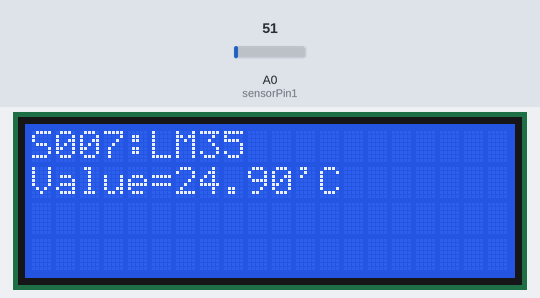
Recording of a sketch running on a simulated Arduino Uno, built with avr-gcc and run on an emulated ATmega328P. On the bench: 20×4 character LCD. The test bench sets the inputs (shaded band); at power-on: A0 (sensorPin1) = 51.

Above: at 2.2 s.
2.3 s: A0 (sensorPin1) set to 61
At 2.8 s:
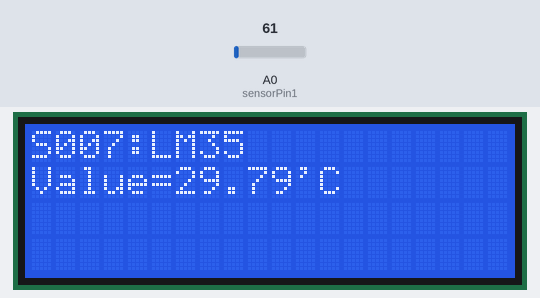
3.8 s: A0 (sensorPin1) set to 71
At 4.7 s:
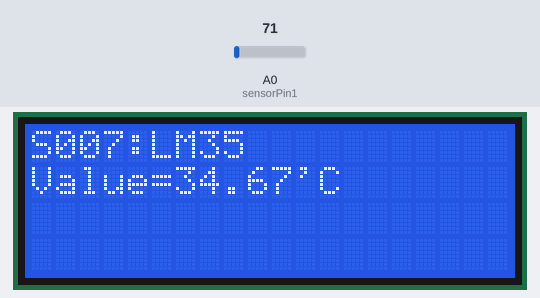
5.4 s: A0 (sensorPin1) set to 86
At 6.5 s:
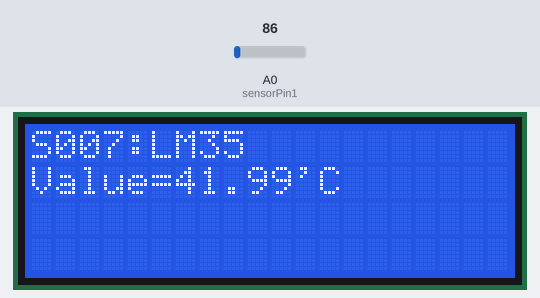
Timing chart, 0 to 8.4 s (numbered marks = the images above; inputs shaded):
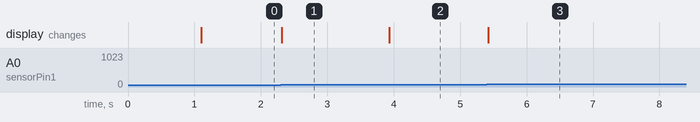

The sketch:

basic_test.ino
```cpp
/* LM35 (LM35DZ) [S007] : http://rdiot.tistory.com/43 [RDIoT DEMO] */

#include <Wire.h>
#include <LiquidCrystal_I2C.h>

LiquidCrystal_I2C lcd(0x27,20,4);  // LCD2004

int sensorPin1 = A0;
int counter = 0;
float temperature = 77.7;

void setup()
{
  lcd.init();  // initialize the lcd
  lcd.backlight();
  lcd.print("start LCD2004");

  pinMode(sensorPin1,INPUT);
  delay(1000);

}

void loop()
{

  //only read temp every 100 cycles
  if(counter%500 == 0)
  {

    lcd.clear();
    lcd.setCursor(0,0);
    lcd.print("S007:LM35");

    // read the pin
    int reading = analogRead(sensorPin1);
    //convert reading to volts
    float volts = (reading * 5.0);
    volts /= 1024.0;

    temperature = volts * 100.0;
    lcd.setCursor(0,1);
    lcd.print("Value=" + (String)temperature + "'C");

    delay(100);
    //Serial.print(temperature);
    //Serial.println(" degrees Celsius");

    counter = 0;
  }
  counter ++;
}
```

Measured:
- after the input at 2.3 s, the display: changes at once (image 1)
- after the input at 3.8 s, the display: changes after 0.14 s (image 2)
- after the input at 5.4 s, the display: changes at once (image 3)
